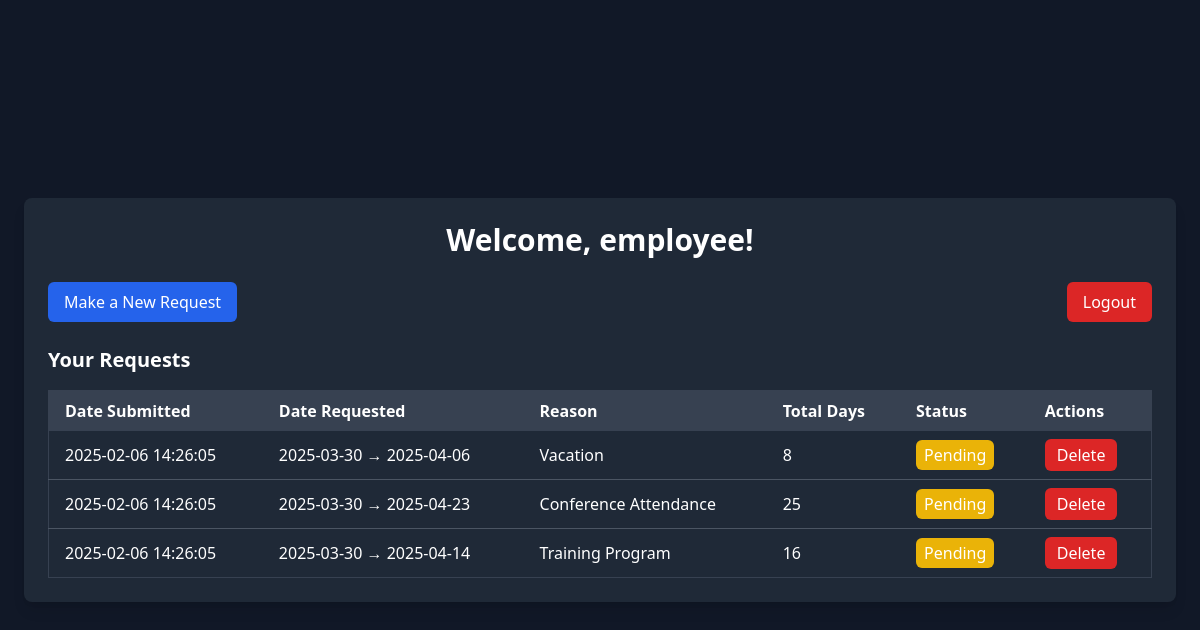
/employee/dashboard (signed in), run on the app's committed database.
### tables this page shows
CREATE TABLE `requests` (
  `id` int(11) NOT NULL,
  `user_id` int(11) NOT NULL,
  `reason` text NOT NULL,
  `date_submitted` timestamp NOT NULL DEFAULT current_timestamp(),
  `start_date` date NOT NULL,
  `end_date` date NOT NULL,
  `status` enum('pending','approved','rejected') DEFAULT 'pending'
);

### app/Controllers/Employee.php (called while the page is built, shortened)
<?php
class Employee
{
    public function dashboard(): void
    {
        $userId = Session::get('user_id');
        $requests = (new Request())->getRequestsByUser($userId);
        include __DIR__ . '/../../app/Views/employee-page.php';
    }
}

### app/Session/Session.php (called while the page is built, shortened)
<?php
class Session
{
    public static function get(string $key, mixed $default = null): mixed
    {
        return $_SESSION[$key] ?? $default;
    }
}

### app/Core/Database.php (called while the page is built, shortened)
<?php
class Database
{
    private static ?Database $instance = null;
    private ?PDO $connection = null;
    private string $host = "localhost";
    private string $dbname = "vacationportal";
    private string $username = "root";
    private string $password = "";
    private function __construct()
    {
        try {
            $this->connection = new PDO(
                "mysql:host=$this->host;dbname=$this->dbname",
                $this->username,
                $this->password,
                [
                    PDO::ATTR_ERRMODE => PDO::ERRMODE_EXCEPTION,
                    PDO::ATTR_DEFAULT_FETCH_MODE => PDO::FETCH_ASSOC
                ]
            );
        } catch (PDOException $e) {
            error_log("Database Error in constructor: " . $e->getMessage(), 3);
            throw new PDOException("Database connection failed.");
        }
    }
    public static function getInstance(): Database
    {
        if (self::$instance === null) {
            self::$instance = new Database();
        }
        return self::$instance;
    }
    public function getConnection(): PDO
    {
        return $this->connection;
    }
}

### app/Models/Request.php (called while the page is built, shortened)
<?php
class Request
{
    private PDO $connection;
    public function __construct()
    {
        $this->connection = Database::getInstance()->getConnection();
    }
    public function getRequestsByUser(int $userId): array
    {
        $query = "SELECT id, reason, date_submitted, start_date, end_date, status,
                         DATEDIFF(end_date, start_date) + 1 AS total_days
                  FROM requests WHERE user_id = ? ORDER BY date_submitted DESC";
        try {
            $statement = $this->connection->prepare($query);
            $statement->execute([$userId]);
            return $statement->fetchAll(PDO::FETCH_ASSOC);
        } catch (PDOException $e) {
            error_log("Database Error in getRequestsByUser: " . $e->getMessage(), 3);
            return [];
        }
    }
}

### app/Views/employee-page.php (the view, shortened to what this page needs)
<!DOCTYPE html>
<html lang="en">
<head>
    <script src="https://cdn.tailwindcss.com"></script>
</head>
<body class="bg-gray-900 flex items-center justify-center min-h-screen text-white">
<div class="max-w-6xl w-full bg-gray-800 p-6 rounded-lg shadow-lg">
    <h2 class="text-3xl font-bold text-center mb-6">
        Welcome, <?php echo htmlspecialchars(Session::get('role')); ?>!</h2>
    <div class="flex justify-between mb-6">
        <a href="/employee/create-request"
           class="bg-blue-600 text-white px-4 py-2 rounded-md hover:bg-blue-700 transition">Make
            a New Request</a>
        <a href="/logout" class="bg-red-600 text-white px-4 py-2 rounded-md hover:bg-red-700 transition">Logout</a>
    </div>
    <h2 class="text-xl font-semibold mb-4">Your Requests</h2>
    <div class="overflow-x-auto">
        <table class="min-w-full border border-gray-700 rounded-lg">
            <thead class="bg-gray-700">
            <tr>
                <th class="px-4 py-2 text-left">Date Submitted</th>
                <th class="px-4 py-2 text-left">Date Requested</th>
                <th class="px-4 py-2 text-left">Reason</th>
                <th class="px-4 py-2 text-left">Total Days</th>
                <th class="px-4 py-2 text-left">Status</th>
                <th class="px-4 py-2 text-left">Actions</th>
            </tr>
            </thead>
            <tbody class="divide-y divide-gray-600">
            <?php if (!empty($requests)): ?>
                <?php foreach ($requests as $request): ?>
                    <tr class="hover:bg-gray-700">
                        <td class="px-4 py-2 text-left"><?php echo htmlspecialchars($request['date_submitted']); ?></td>
                        <td class="px-4 py-2 text-left"><?php echo htmlspecialchars($request['start_date']) . " → " . htmlspecialchars($request['end_date']); ?></td>
                        <td class="px-4 py-2 text-left"><?php echo htmlspecialchars($request['reason']); ?></td>
                        <td class="px-4 py-2 text-left"><?php echo htmlspecialchars($request['total_days']); ?></td>
                        <td class="px-4 py-2 text-left">
                            <span class="px-2 py-1 rounded-md text-white <?php echo $request['status'] === 'pending' ? 'bg-yellow-500' : ($request['status'] === 'approved' ? 'bg-green-500' : 'bg-red-500'); ?>">
                                <?php echo ucfirst(htmlspecialchars($request['status'])); ?>
                            </span>
                        </td>
                        <td class="px-4 py-2">
                            <?php if ($request['status'] === 'pending'): ?>
                                <form method="POST" action="/employee/delete-request" class="inline">
                                    <button type="submit"
                                            class="bg-red-600 text-white px-3 py-1 rounded-md hover:bg-red-700 transition"
                                            onclick="return confirm('Are you sure you want to delete this request?')">
                                        Delete
                                    </button>
                                </form>
                            <?php else: ?>
                                <span class="text-gray-400 italic">No Actions Available</span>
                            <?php endif; ?>
                        </td>
                    </tr>
                <?php endforeach; ?>
            <?php else: ?>
                <tr>
                    <td colspan="6" class="px-4 py-2 text-center text-gray-400">No requests found.</td>
                </tr>
            <?php endif; ?>
            </tbody>
        </table>
    </div>
</div>
</body>
</html>

### data on the page
requests: date_submitted "2025-02-06 14:26:05", start_date "2025-03-30", end_date "2025-04-06", reason "Vacation", total_days "8", status "Pending"
requests: date_submitted "2025-02-06 14:26:05", start_date "2025-03-30", end_date "2025-04-23", reason "Conference Attendance", total_days "25", status "Pending"
requests: date_submitted "2025-02-06 14:26:05", start_date "2025-03-30", end_date "2025-04-14", reason "Training Program", total_days "16", status "Pending"

### other printed values
Session::get('role') "employee"
